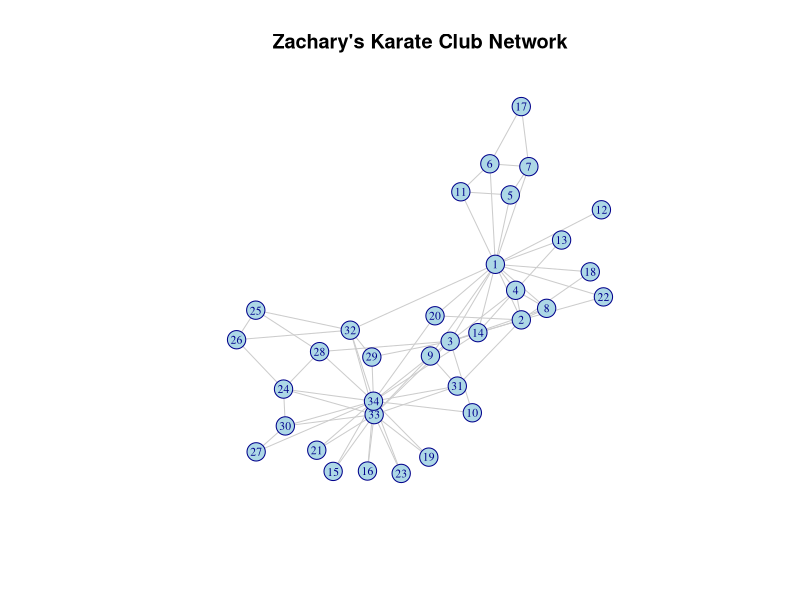
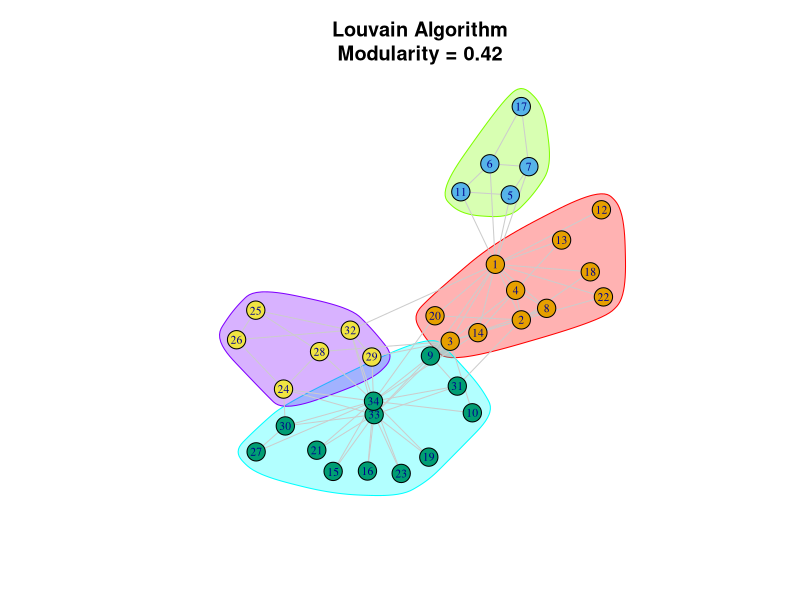
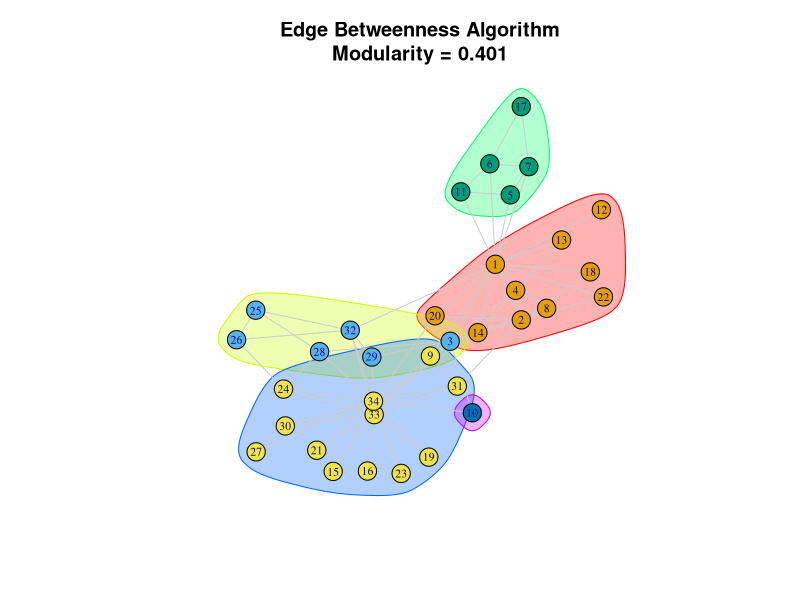
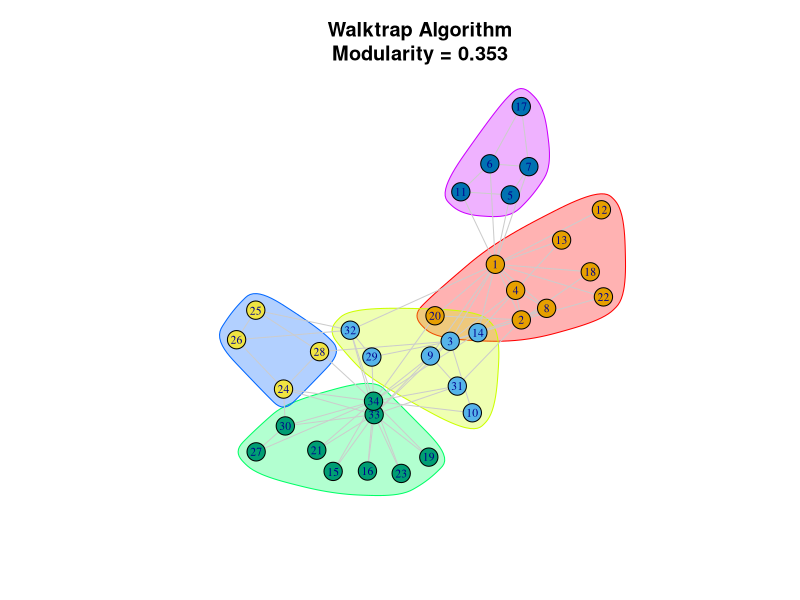
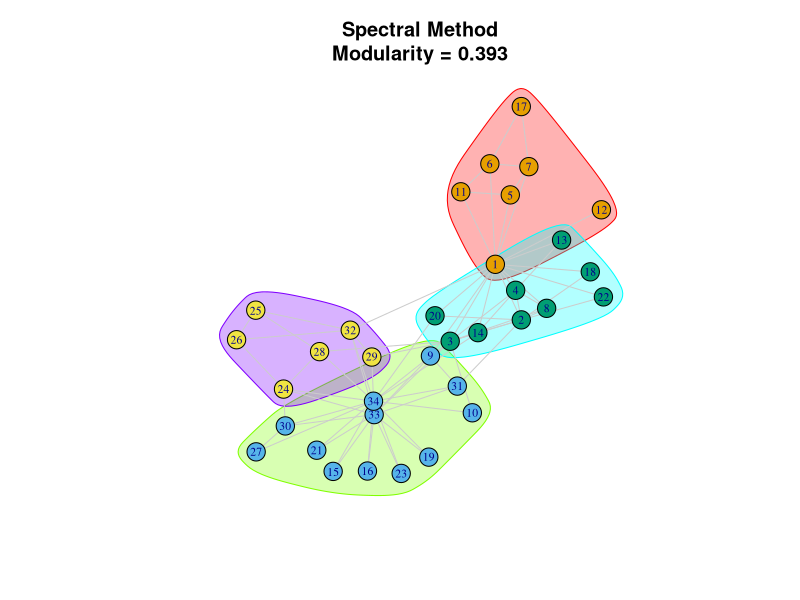
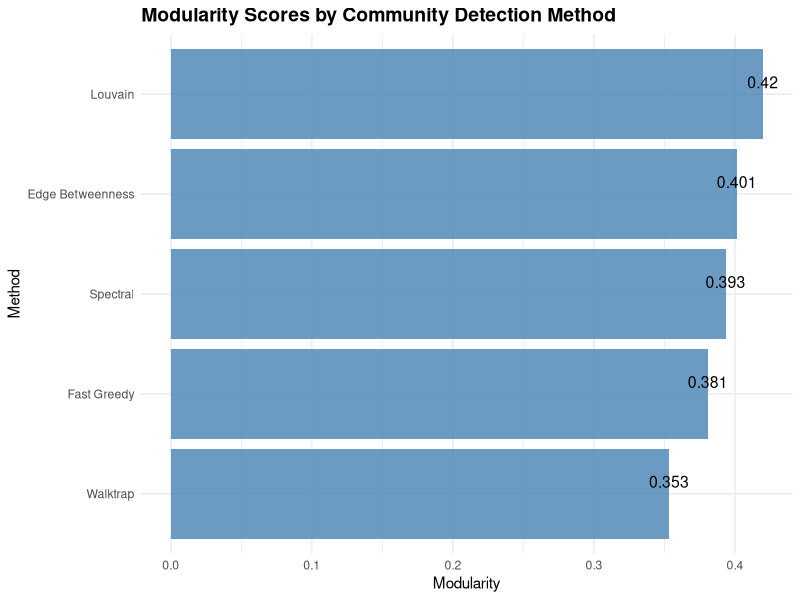
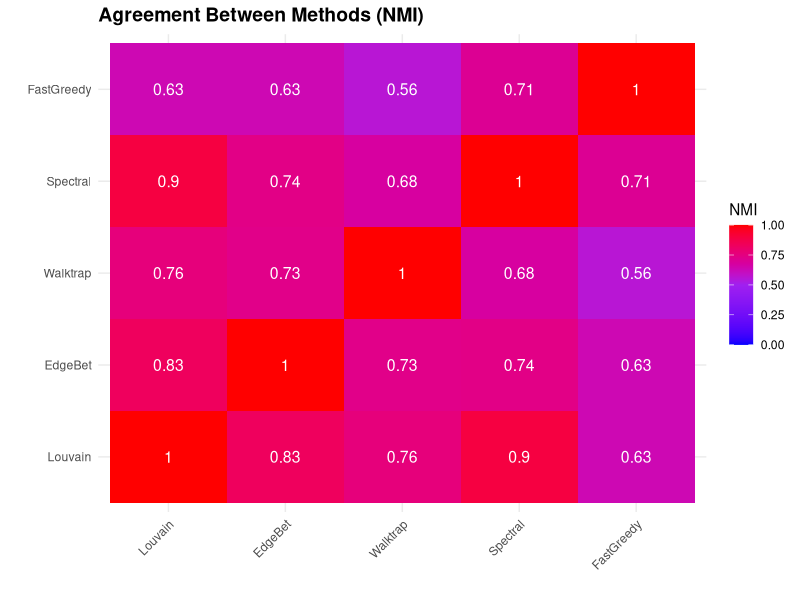
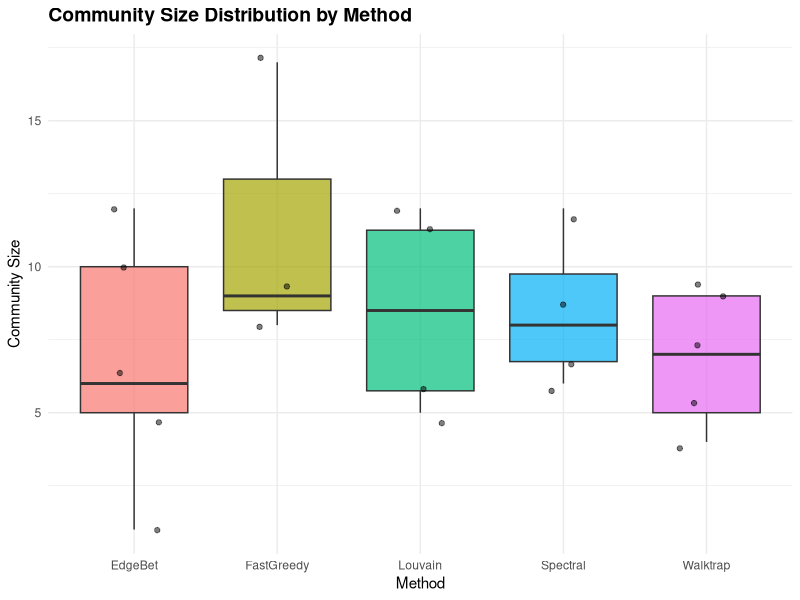

R code for these plots, in order:
## ---- chunk 1
#| label: setup

# Load required packages
library(igraph)
library(ggplot2)
library(dplyr)
library(tidyr)
library(patchwork)

# Set seed for reproducibility
set.seed(42)
## ---- chunk 2
#| label: load-karate

# Load the karate club network
karate <- make_graph("Zachary")

# Basic network statistics
cat("Network size:", vcount(karate), "nodes\n")
cat("Network edges:", ecount(karate), "edges\n")
cat("Network density:", edge_density(karate), "\n")
cat("Average clustering:", transitivity(karate, type = "average"), "\n")
## ---- chunk 3
#| label: viz-original
#| fig-width: 8
#| fig-height: 6

# Set layout for consistent visualization
set.seed(42)
layout_karate <- layout_with_fr(karate)

# Plot the network
plot(karate,
     layout = layout_karate,
     vertex.size = 10,
     vertex.label.cex = 0.7,
     vertex.color = "lightblue",
     vertex.frame.color = "darkblue",
     edge.color = "gray80",
     main = "Zachary's Karate Club Network")
## ---- chunk 4
#| label: louvain

# Detect communities using Louvain
louvain_comm <- cluster_louvain(karate)

# Summary statistics
cat("Number of communities:", length(louvain_comm), "\n")
cat("Modularity:", modularity(louvain_comm), "\n")
cat("Community sizes:", sizes(louvain_comm), "\n")

# Community membership
print(membership(louvain_comm))
## ---- chunk 5
#| label: viz-louvain
#| fig-width: 8
#| fig-height: 6

# Define colors for communities
colors <- c("coral", "lightblue", "lightgreen", "gold", "plum")

plot(louvain_comm, karate,
     layout = layout_karate,
     vertex.size = 10,
     vertex.label.cex = 0.7,
     edge.color = "gray80",
     main = paste0("Louvain Algorithm\nModularity = ", 
                   round(modularity(louvain_comm), 3)))
## ---- chunk 6
#| label: edge-betweenness

# Detect communities using edge betweenness
eb_comm <- cluster_edge_betweenness(karate)

cat("Number of communities:", length(eb_comm), "\n")
cat("Modularity:", modularity(eb_comm), "\n")
cat("Community sizes:", sizes(eb_comm), "\n")
## ---- chunk 7
#| label: viz-edge-betweenness
#| fig-width: 8
#| fig-height: 6

plot(eb_comm, karate,
     layout = layout_karate,
     vertex.size = 10,
     vertex.label.cex = 0.7,
     edge.color = "gray80",
     main = paste0("Edge Betweenness Algorithm\nModularity = ", 
                   round(modularity(eb_comm), 3)))
## ---- chunk 8
#| label: walktrap

# Detect communities using walktrap
walktrap_comm <- cluster_walktrap(karate)

cat("Number of communities:", length(walktrap_comm), "\n")
cat("Modularity:", modularity(walktrap_comm), "\n")
cat("Community sizes:", sizes(walktrap_comm), "\n")
## ---- chunk 9
#| label: viz-walktrap
#| fig-width: 8
#| fig-height: 6

plot(walktrap_comm, karate,
     layout = layout_karate,
     vertex.size = 10,
     vertex.label.cex = 0.7,
     edge.color = "gray80",
     main = paste0("Walktrap Algorithm\nModularity = ", 
                   round(modularity(walktrap_comm), 3)))
## ---- chunk 10
#| label: spectral

# Detect communities using leading eigenvector
spectral_comm <- cluster_leading_eigen(karate)

cat("Number of communities:", length(spectral_comm), "\n")
cat("Modularity:", modularity(spectral_comm), "\n")
cat("Community sizes:", sizes(spectral_comm), "\n")
## ---- chunk 11
#| label: viz-spectral
#| fig-width: 8
#| fig-height: 6

plot(spectral_comm, karate,
     layout = layout_karate,
     vertex.size = 10,
     vertex.label.cex = 0.7,
     edge.color = "gray80",
     main = paste0("Spectral Method\nModularity = ", 
                   round(modularity(spectral_comm), 3)))
## ---- chunk 12
#| label: fast-greedy

# Detect communities using fast greedy
fg_comm <- cluster_fast_greedy(karate)

cat("Number of communities:", length(fg_comm), "\n")
cat("Modularity:", modularity(fg_comm), "\n")
cat("Community sizes:", sizes(fg_comm), "\n")
## ---- chunk 13
#| label: comparison-table

# Create comparison data frame
comparison <- data.frame(
  Method = c("Louvain", "Edge Betweenness", "Walktrap", 
             "Spectral", "Fast Greedy"),
  Communities = c(length(louvain_comm), length(eb_comm), 
                  length(walktrap_comm), length(spectral_comm), 
                  length(fg_comm)),
  Modularity = c(modularity(louvain_comm), modularity(eb_comm),
                 modularity(walktrap_comm), modularity(spectral_comm),
                 modularity(fg_comm))
)

# Display table
knitr::kable(comparison, 
             digits = 4,
             caption = "Comparison of Community Detection Methods")
## ---- chunk 14
#| label: modularity-plot
#| fig-width: 8
#| fig-height: 5

ggplot(comparison, aes(x = reorder(Method, Modularity), y = Modularity)) +
  geom_col(fill = "steelblue", alpha = 0.8) +
  geom_text(aes(label = round(Modularity, 3)), 
            vjust = -0.5, size = 4) +
  coord_flip() +
  labs(title = "Modularity Scores by Community Detection Method",
       x = "Method",
       y = "Modularity") +
  theme_minimal() +
  theme(plot.title = element_text(face = "bold", size = 14))
## ---- chunk 15
#| label: method-agreement

# Function to calculate normalized mutual information
calculate_nmi <- function(comm1, comm2) {
  compare(comm1, comm2, method = "nmi")
}

# Create agreement matrix
methods_list <- list(
  Louvain = louvain_comm,
  EdgeBet = eb_comm,
  Walktrap = walktrap_comm,
  Spectral = spectral_comm,
  FastGreedy = fg_comm
)

# Calculate pairwise NMI
nmi_matrix <- matrix(0, nrow = 5, ncol = 5)
rownames(nmi_matrix) <- colnames(nmi_matrix) <- names(methods_list)

for(i in 1:5) {
  for(j in 1:5) {
    nmi_matrix[i,j] <- calculate_nmi(methods_list[[i]], methods_list[[j]])
  }
}

# Display as heatmap
library(reshape2)
nmi_long <- melt(nmi_matrix)

ggplot(nmi_long, aes(x = Var1, y = Var2, fill = value)) +
  geom_tile() +
  geom_text(aes(label = round(value, 2)), color = "white", size = 4) +
  scale_fill_gradient2(low = "blue", mid = "purple", high = "red",
                       midpoint = 0.5, limit = c(0, 1)) +
  labs(title = "Agreement Between Methods (NMI)",
       x = "", y = "", fill = "NMI") +
  theme_minimal() +
  theme(axis.text.x = element_text(angle = 45, hjust = 1),
        plot.title = element_text(face = "bold", size = 14))
## ---- chunk 16
#| label: density-analysis

# Function to calculate within and between community density
analyze_density <- function(graph, communities) {
  membership <- membership(communities)
  n_comm <- max(membership)
  
  within_density <- numeric(n_comm)
  
  for(i in 1:n_comm) {
    subgraph <- induced_subgraph(graph, which(membership == i))
    within_density[i] <- edge_density(subgraph)
  }
  
  # Calculate between community density
  total_possible <- vcount(graph) * (vcount(graph) - 1) / 2
  within_nodes <- sapply(1:n_comm, function(i) sum(membership == i))
  within_possible <- sum(within_nodes * (within_nodes - 1) / 2)
  between_possible <- total_possible - within_possible
  
  between_edges <- ecount(graph) - 
    sum(sapply(1:n_comm, function(i) {
      ecount(induced_subgraph(graph, which(membership == i)))
    }))
  
  between_density <- between_edges / between_possible
  
  list(
    within_mean = mean(within_density),
    within_sd = sd(within_density),
    between = between_density,
    ratio = mean(within_density) / between_density
  )
}

# Analyze Louvain communities
density_stats <- analyze_density(karate, louvain_comm)

cat("Within-community density (mean):", round(density_stats$within_mean, 3), "\n")
cat("Between-community density:", round(density_stats$between, 3), "\n")
cat("Ratio (within/between):", round(density_stats$ratio, 2), "\n")
## ---- chunk 17
#| label: size-distribution
#| fig-width: 8
#| fig-height: 5

# Create data frame of community sizes for all methods
size_data <- data.frame(
  Method = rep(names(methods_list), sapply(methods_list, length)),
  Size = unlist(lapply(methods_list, sizes))
)

ggplot(size_data, aes(x = Method, y = Size, fill = Method)) +
  geom_boxplot(alpha = 0.7) +
  geom_jitter(width = 0.2, alpha = 0.5) +
  labs(title = "Community Size Distribution by Method",
       x = "Method",
       y = "Community Size") +
  theme_minimal() +
  theme(legend.position = "none",
        plot.title = element_text(face = "bold", size = 14))
## ---- chunk 18
#| label: resolution-sweep
#| fig-width: 10
#| fig-height: 6

# Sweep resolution parameter
resolutions <- seq(0.5, 2.0, by = 0.1)
results <- data.frame(
  resolution = numeric(),
  n_communities = numeric(),
  modularity = numeric()
)

for(res in resolutions) {
  comm <- cluster_louvain(karate, resolution = res)
  results <- rbind(results, data.frame(
    resolution = res,
    n_communities = length(comm),
    modularity = modularity(comm)
  ))
}

# Create plots
p1 <- ggplot(results, aes(x = resolution, y = n_communities)) +
  geom_line(color = "steelblue", size = 1.2) +
  geom_point(color = "steelblue", size = 3) +
  labs(title = "Resolution vs Number of Communities",
       x = "Resolution Parameter",
       y = "Number of Communities") +
  theme_minimal()

p2 <- ggplot(results, aes(x = resolution, y = modularity)) +
  geom_line(color = "coral", size = 1.2) +
  geom_point(color = "coral", size = 3) +
  labs(title = "Resolution vs Modularity",
       x = "Resolution Parameter",
       y = "Modularity") +
  theme_minimal()

p1 + p2
## ---- chunk 19
#| label: larger-network
#| fig-width: 10
#| fig-height: 8

# Generate a larger scale-free network
set.seed(42)
large_net <- sample_pa(n = 100, power = 1, m = 2, directed = FALSE)

cat("Network size:", vcount(large_net), "nodes\n")
cat("Network edges:", ecount(large_net), "edges\n")
cat("Network density:", round(edge_density(large_net), 4), "\n")

# Apply Louvain
large_comm <- cluster_louvain(large_net)

cat("\nCommunities detected:", length(large_comm), "\n")
cat("Modularity:", round(modularity(large_comm), 3), "\n")
cat("Community sizes:", sizes(large_comm), "\n")

# Visualize
set.seed(42)
plot(large_comm, large_net,
     vertex.size = 6,
     vertex.label = NA,
     edge.color = "gray90",
     main = paste0("Scale-Free Network Communities (n=100)\n",
                   "Louvain Algorithm, Modularity = ", 
                   round(modularity(large_comm), 3)))
## ---- chunk 20
#| label: dendrogram
#| fig-width: 10
#| fig-height: 6

# Use fast greedy to get hierarchy
fg_karate <- cluster_fast_greedy(karate)

# Plot dendrogram
plot(as.dendrogram(fg_karate),
     main = "Hierarchical Community Structure\nFast Greedy Algorithm",
     xlab = "Node",
     ylab = "Merge Height")
## ---- chunk 21
#| label: stability

# Function to assess stability
assess_stability <- function(graph, n_iterations = 100, 
                             removal_prop = 0.1) {
  
  original_comm <- cluster_louvain(graph)
  original_membership <- membership(original_comm)
  
  similarities <- numeric(n_iterations)
  
  for(i in 1:n_iterations) {
    # Remove random edges
    edges_to_remove <- sample(ecount(graph), 
                               size = floor(ecount(graph) * removal_prop))
    perturbed <- delete_edges(graph, edges_to_remove)
    
    # Detect communities in perturbed network
    perturbed_comm <- cluster_louvain(perturbed)
    
    # Calculate similarity
    similarities[i] <- compare(original_comm, perturbed_comm, 
                               method = "nmi")
  }
  
  similarities
}

# Run stability analysis
stability_scores <- assess_stability(karate, n_iterations = 50)

cat("Mean stability (NMI):", round(mean(stability_scores), 3), "\n")
cat("SD stability:", round(sd(stability_scores), 3), "\n")

# Plot
data.frame(NMI = stability_scores) %>%
  ggplot(aes(x = NMI)) +
  geom_histogram(bins = 20, fill = "steelblue", alpha = 0.7) +
  geom_vline(xintercept = mean(stability_scores), 
             color = "red", linetype = "dashed", size = 1) +
  labs(title = "Community Detection Stability",
       subtitle = "After removing 10% of edges (50 iterations)",
       x = "Normalized Mutual Information",
       y = "Frequency") +
  theme_minimal() +
  theme(plot.title = element_text(face = "bold", size = 14))
